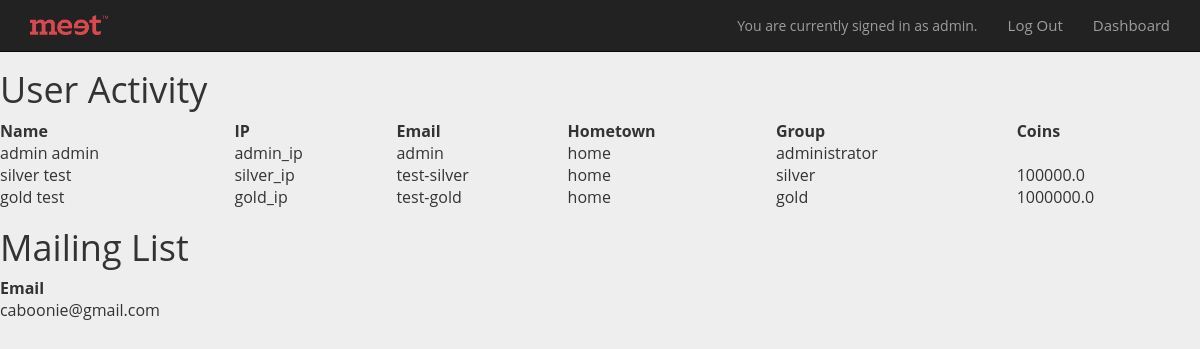
/database (signed in), run on an earlier commit of the app's database.
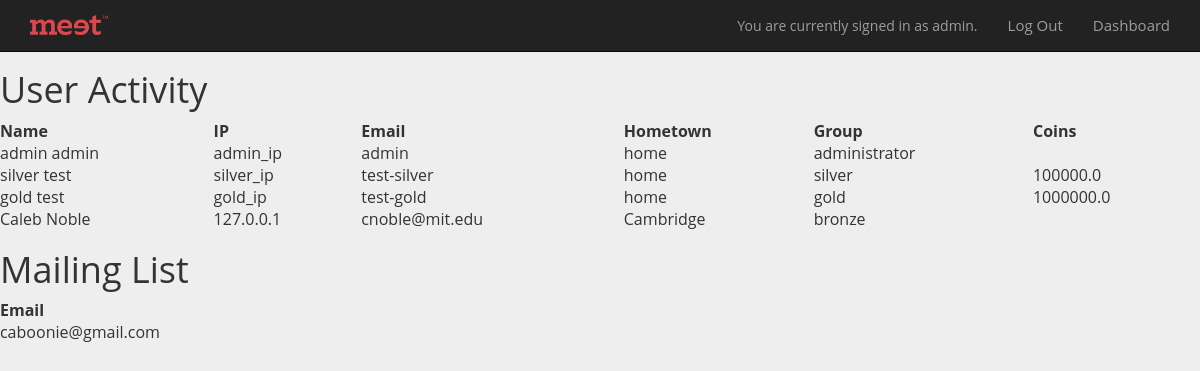
And on a later commit of the database.
### models.py (models this page shows, shortened)
class User(Base):
	__tablename__ = 'user'
	id = Column(Integer, primary_key=True)
	first_name = Column(String(255))
	last_name = Column(String(255))
	username = Column(String(255))
	group = Column(String(255))
	email = Column(String(255))
	ip_address = Column(String(255))
	password_hash = Column(String(255))
	team = relationship("Team", back_populates = "students")
	team_id = Column(Integer, ForeignKey('team.id'))
	wallet = relationship("Wallet", uselist = False, back_populates = "user")
	comments = relationship("Comment", back_populates="user")
	verified = Column(Boolean)
	confirmation_code = Column(String)
	confirmation_code_expiration = Column(DateTime)
	hometown = Column(String(255))

class Wallet(Base):
	__tablename__ = 'wallet'
	id = Column(Integer, primary_key=True)
	initial_value = Column(Float)
	current_value = Column(Float)
	user_id = Column(Integer, ForeignKey('user.id'))
	user = relationship("User",back_populates="wallet")
	investments = relationship("Investment", back_populates="wallet")

class MailingList(Base):
	__tablename__ = 'mailinglist'
	id = Column(Integer, primary_key=True)
	email = Column(String)

### webapp.py (the view)
@app.route("/database")
def showDatabase():
	if 'language' not in login_session:
		login_session['language'] = 'en'
	if 'id' not in login_session:
		flash("You do not have access to this page")
		return redirect(url_for('showLandingPage'))
	if login_session['group'] != "administrator":
		flash("You do not have access to this page")
		return redirect(url_for('showLandingPage'))
	users = get_users()
	mailing_list = get_mailing_list()
	return render_template('database.html', users = users, mailing_list = mailing_list)

### database.py (called while the page is built)
def get_users():
    return session.query(User).all()

def get_mailing_list():
        return session.query(MailingList).all()

### templates/database.html (shortened to what this page needs)
<head>
	<link rel="stylesheet" href="https://maxcdn.bootstrapcdn.com/bootstrap/3.3.7/css/bootstrap.min.css">
	<link rel="stylesheet" href="{{url_for('static', filename='style.css')}}">
</head>
<body>
<nav class="navbar navbar-inverse navbar-fixed-top">
    <div class="container">
      <div class="navbar-header">
        <a class="navbar-brand" href="/brandClick">
          <img alt="Brand Meet_Logoredv" src="{{url_for('static', filename='meet_logo_1.png')}}" style="max-height: 100%;">
        </a>
      </div>
      <div class="collapse navbar-collapse" id="navbar-collapse-1">
        <div class="navbar-right">
        	<div class="navbar-text" id="userbox">
                You are currently signed in as {{session['email']}}.
            </div>
            <ul class="nav navbar-nav">
              <li><a href = "{{url_for('logout')}}">Log Out</a></li>
              <li><a href = "{{url_for('showDashboard')}}">Dashboard</a></li>
            </ul>
        </div>
      </div>
    </div>
  </nav>
<h1> User Activity</h1>
<table style="width:100%;text-align:left;border:2px;"
<tr>
	<th>Name</th>
	<th>IP</th>
	<th>Email</th>
	<th>Hometown</th>
	<th>Group</th>
	<th>Coins</th>
	{% for user in users %}
		<tr>
			<td>{{user.first_name}} {{user.last_name}}</td>
			<td>{{user.ip_address}}</td>
			<td>{{user.email}}</td>
			<td>{{user.hometown}}</td>
			<td>{{user.group}}</td>
			<td>{{user.wallet.current_value}}</td>
		</tr>
	{%endfor%}
</table>
<h1> Mailing List </h1>
<table style="width:100%;text-align:left;border:2px;"
<tr>
	<th>Email</th>
	{% for account in mailing_list %}
		<tr>
			<td>{{account.email}} </td>
		</tr>
	{%endfor%}
</table>
<br>
<br>
</body>

### static/style.css (style rules this page uses)
body { padding-top: 50px; padding-bottom: 70px; margin: 0px; font-family: 'Open Sans', sans-serif; line-height: 1.5; background: none; }
ul li { line-height: 34px; color: #fff; font-size: 15px; font-family: 'Open Sans', sans-serif; }

### templates/database.html (style rules this page uses)
body { background: #eeeeee; }

What changed in the data, as far as the page shows it:
added User: first_name "Caleb", last_name "Noble", ip_address "127.0.0.1", email "cnoble@mit.edu", hometown "Cambridge", group "bronze"
